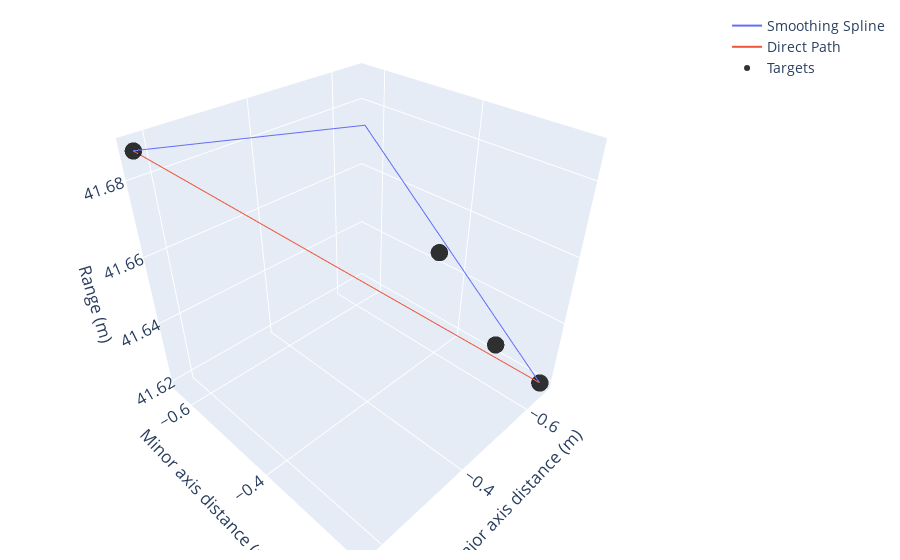

The cell this chart's notebook holds for it:
### Code cell
#from mooringParams import paramsDAFT1 as processParams1 # Each mooring has a specific params file with 
#dfR, dfT = readExports(processParams1)
i = 51
trackPlot(dfT,dfR.iloc[i].Process_ID, dfR.iloc[i].Region_ID)
print(regionStats(dfR.iloc[i],dfT,processParams1))
print(regionStats(dfR.iloc[i],dfT,processParams1))

### Figure 1 — Plotly figure (JSON) as saved in the notebook; plotly's stock layout.template omitted (floating-point values rounded to 4 significant figures)
{"data": [{"mode": "lines", "name": "Smoothing Spline", "type": "scatter3d", "x": [-0.6641, -0.4847, -0.1708], "y": [-0.2154, -0.4793, -0.641], "z": [41.62, 41.69, 41.69]}, {"mode": "lines", "name": "Direct Path", "type": "scatter3d", "x": [-0.6641, -0.1708], "y": [-0.2154, -0.641], "z": [41.62, 41.69]}, {"marker": {"color": "black", "colorbar": {"thickness": 30, "title": {"text": "TS"}}, "colorscale": [[0, "#0d0887"], [0.1111, "#46039f"], [0.2222, "#7201a8"], [0.3333, "#9c179e"], [0.4444, "#bd3786"], [0.5556, "#d8576b"], [0.6667, "#ed7953"], [0.7778, "#fb9f3a"], [0.8889, "#fdca26"], [1, "#f0f921"]], "opacity": 0.8, "showscale": false, "size": 6}, "mode": "markers", "name": "Targets", "type": "scatter3d", "x": [-0.6641, -0.5754, -0.5244, -0.1708], "y": [-0.2154, -0.2657, -0.3575, -0.641], "z": [41.62, 41.64, 41.66, 41.69]}], "layout": {"autosize": true, "font": {"size": 14}, "margin": {"b": 10, "l": 10, "r": 20, "t": 10}, "scene": {"aspectmode": "auto", "aspectratio": {"x": 1, "y": 1, "z": 1}, "xaxis": {"title": {"text": "Major axis distance (m)"}, "type": "linear"}, "yaxis": {"title": {"text": "Minor axis distance (m)"}, "type": "linear"}, "zaxis": {"title": {"text": "Range (m)"}, "type": "linear"}}, "showlegend": true}}
